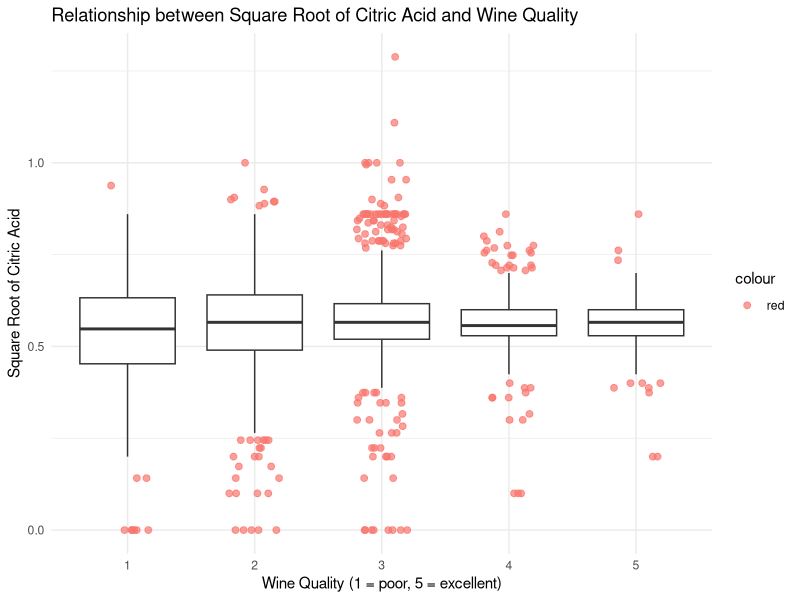
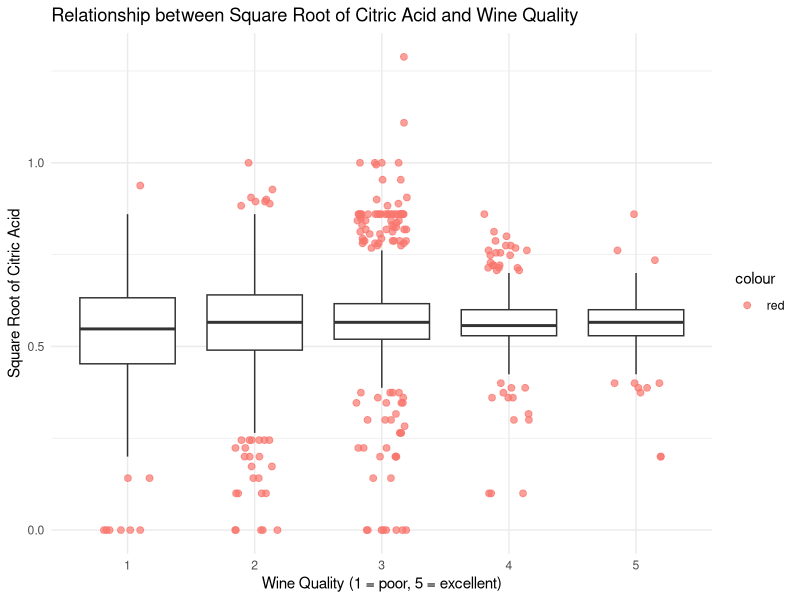

These charts were generated, in order, by the following R code:
# INFO
## 4898 amostras de vinho verde branco
## variáveis 1 a 11 -> caraterísticas físico-químicas dos vinhos
## variáveis 12     -> avaliação feita por especialistas (1-má a 5-excelente) 

# EXERCÍCIO
## pacote ggplot2
## produzir gráfico com box plots paralelos 
## como é que a raiz quadrada da variável citric.acid (variável 3) se relociona com quality (variável 12)
## realçar os outliers e tentar contrariar a sua sobreposição

# SUBMISSÃO 
## PDF com uma página A4 que inclua o código e o gráfico produzido


#pacote ggplot2
library(ggplot2)

#ler o ficheiro
wine_data <- read.csv("pergunta01/winequality-white-q5.csv")

#adicionar uma nova coluna com a raiz quadrada do ácido cítrico
get_boxplot_outliers <- function(data, x_var, y_var) {
  outliers_df <- data.frame()
  unique_x_values <- unique(data[[x_var]])
  for (val in unique_x_values) {
    subset_data <- data[data[[x_var]] == val, ]
    y_values <- subset_data[[y_var]]
    
    q1 <- quantile(y_values, 0.25, na.rm = TRUE)
    q3 <- quantile(y_values, 0.75, na.rm = TRUE)
    iqr <- q3 - q1
    lower_bound <- q1 - 1.5 * iqr
    upper_bound <- q3 + 1.5 * iqr
    
    current_outliers <- subset_data[(y_values < lower_bound | y_values > upper_bound), ]
    if (nrow(current_outliers) > 0) {
      outliers_df <- rbind(outliers_df, current_outliers)
    }
  }
  return(outliers_df)
}

wine_data$sqrt_citric_acid <- sqrt(wine_data$citric.acid)
outliers_data <- get_boxplot_outliers(wine_data, "quality", "sqrt_citric_acid")


ggplot(wine_data, aes(x = factor(quality), y = sqrt(citric.acid))) +
  geom_boxplot(outlier.shape = NA) + 
  geom_jitter(data = outliers_data,
              aes(x = factor(quality), y = sqrt_citric_acid, color = "red"),
              width = 0.2, height = 0, alpha = 0.7, size = 2) + #tirar sobreposição
  labs(
    title = "Relationship between Square Root of Citric Acid and Wine Quality",
    x = "Wine Quality (1 = poor, 5 = excellent)",
    y = "Square Root of Citric Acid",
  ) +
  theme_minimal()
ggsave("pergunta01/boxplot_vinho.png", width = 8, height = 5)